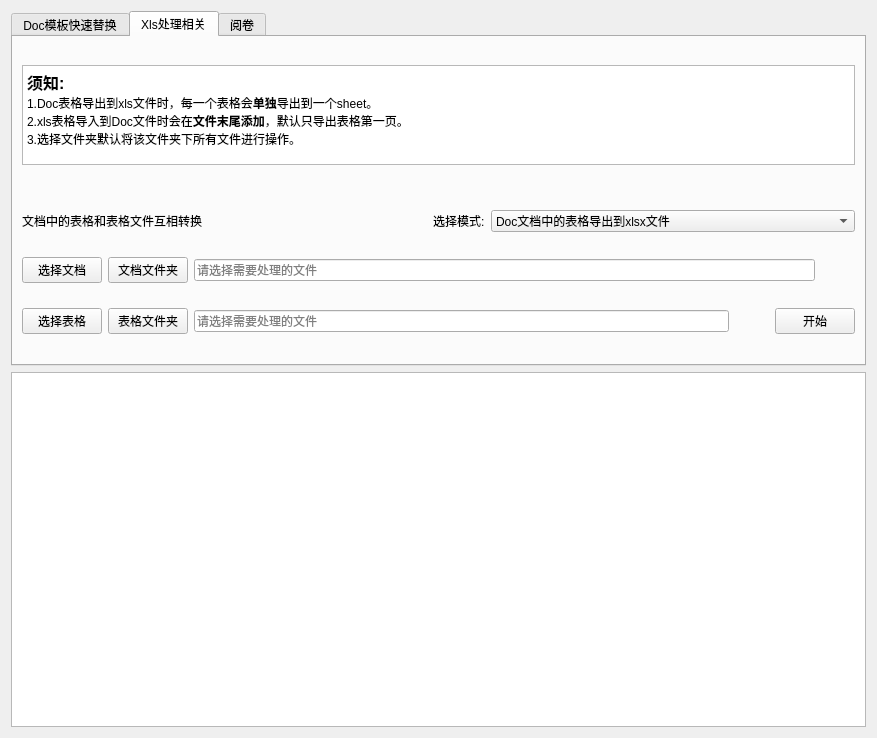
<?xml version="1.0" encoding="UTF-8"?>
<ui version="4.0">
 <class>Form</class>
 <widget class="QWidget" name="Form">
  <property name="geometry">
   <rect>
    <x>0</x>
    <y>0</y>
    <width>877</width>
    <height>738</height>
   </rect>
  </property>
  <property name="windowTitle">
   <string>Form</string>
  </property>
  <layout class="QHBoxLayout" name="horizontalLayout_6">
   <item>
    <layout class="QVBoxLayout" name="verticalLayout_3">
     <item>
      <widget class="QTabWidget" name="tabWidget">
       <property name="currentIndex">
        <number>1</number>
       </property>
       <widget class="QWidget" name="tab">
        <attribute name="title">
         <string>Doc模板快速替换</string>
        </attribute>
        <layout class="QVBoxLayout" name="verticalLayout">
         <item>
          <widget class="QTextBrowser" name="textBrowser_2">
           <property name="sizePolicy">
            <sizepolicy hsizetype="Expanding" vsizetype="Fixed">
             <horstretch>0</horstretch>
             <verstretch>0</verstretch>
            </sizepolicy>
           </property>
           <property name="maximumSize">
            <size>
             <width>16777215</width>
             <height>100</height>
            </size>
           </property>
           <property name="html">
            <string>&lt;!DOCTYPE HTML PUBLIC &quot;-//W3C//DTD HTML 4.0//EN&quot; &quot;http://www.w3.org/TR/REC-html40/strict.dtd&quot;&gt;
&lt;html&gt;&lt;head&gt;&lt;meta name=&quot;qrichtext&quot; content=&quot;1&quot; /&gt;&lt;style type=&quot;text/css&quot;&gt;
p, li { white-space: pre-wrap; }
&lt;/style&gt;&lt;/head&gt;&lt;body style=&quot; font-family:'SimSun'; font-size:9pt; font-weight:400; font-style:normal;&quot;&gt;
&lt;p style=&quot; margin-top:0px; margin-bottom:0px; margin-left:0px; margin-right:0px; -qt-block-indent:0; text-indent:0px;&quot;&gt;&lt;span style=&quot; font-size:12pt; font-weight:600;&quot;&gt;须知:&lt;/span&gt;&lt;/p&gt;
&lt;p style=&quot; margin-top:0px; margin-bottom:0px; margin-left:0px; margin-right:0px; -qt-block-indent:0; text-indent:0px;&quot;&gt;1.由数据文件生成指定文件为一行为一个填充单元，也就是说数据文件的每一行都会生成与模板对应的文件。&lt;/p&gt;
&lt;p style=&quot; margin-top:0px; margin-bottom:0px; margin-left:0px; margin-right:0px; -qt-block-indent:0; text-indent:0px;&quot;&gt;2.&lt;span style=&quot; font-weight:600;&quot;&gt;数据必须按照先后顺序来填写&lt;/span&gt;，比如第一行的第二个数据就会用来替换第二个XXX。&lt;/p&gt;&lt;/body&gt;&lt;/html&gt;</string>
           </property>
          </widget>
         </item>
         <item>
          <layout class="QHBoxLayout" name="horizontalLayout_2">
           <item>
            <widget class="QLabel" name="label">
             <property name="text">
              <string>1.</string>
             </property>
            </widget>
           </item>
           <item>
            <widget class="QPushButton" name="selectDoc">
             <property name="text">
              <string>选择模板文件</string>
             </property>
            </widget>
           </item>
           <item>
            <widget class="QLineEdit" name="docfilename">
             <property name="readOnly">
              <bool>true</bool>
             </property>
             <property name="placeholderText">
              <string>请选择一个模板文件，支持*.docx</string>
             </property>
            </widget>
           </item>
           <item>
            <widget class="QLineEdit" name="replaceStr">
             <property name="sizePolicy">
              <sizepolicy hsizetype="Preferred" vsizetype="Fixed">
               <horstretch>0</horstretch>
               <verstretch>0</verstretch>
              </sizepolicy>
             </property>
             <property name="inputMask">
              <string/>
             </property>
             <property name="text">
              <string/>
             </property>
             <property name="placeholderText">
              <string>被替换字符,默认为XXX</string>
             </property>
            </widget>
           </item>
          </layout>
         </item>
         <item>
          <spacer name="verticalSpacer_2">
           <property name="orientation">
            <enum>Qt::Vertical</enum>
           </property>
           <property name="sizeType">
            <enum>QSizePolicy::Maximum</enum>
           </property>
           <property name="sizeHint" stdset="0">
            <size>
             <width>20</width>
             <height>40</height>
            </size>
           </property>
          </spacer>
         </item>
         <item>
          <layout class="QHBoxLayout" name="horizontalLayout_3">
           <item>
            <widget class="QLabel" name="label_2">
             <property name="text">
              <string>2.</string>
             </property>
            </widget>
           </item>
           <item>
            <widget class="QPushButton" name="selectXls">
             <property name="text">
              <string>选择数据文件</string>
             </property>
            </widget>
           </item>
           <item>
            <widget class="QLineEdit" name="xlsfilename">
             <property name="readOnly">
              <bool>true</bool>
             </property>
             <property name="placeholderText">
              <string>请选择一个表格数据文件，支持*xlsx</string>
             </property>
            </widget>
           </item>
          </layout>
         </item>
         <item>
          <spacer name="verticalSpacer">
           <property name="orientation">
            <enum>Qt::Vertical</enum>
           </property>
           <property name="sizeType">
            <enum>QSizePolicy::Maximum</enum>
           </property>
           <property name="sizeHint" stdset="0">
            <size>
             <width>20</width>
             <height>40</height>
            </size>
           </property>
          </spacer>
         </item>
         <item>
          <widget class="QPushButton" name="run_model_one">
           <property name="sizePolicy">
            <sizepolicy hsizetype="Minimum" vsizetype="Fixed">
             <horstretch>0</horstretch>
             <verstretch>1</verstretch>
            </sizepolicy>
           </property>
           <property name="minimumSize">
            <size>
             <width>0</width>
             <height>0</height>
            </size>
           </property>
           <property name="text">
            <string>生成</string>
           </property>
          </widget>
         </item>
        </layout>
       </widget>
       <widget class="QWidget" name="tab_2">
        <attribute name="title">
         <string>Xls处理相关</string>
        </attribute>
        <layout class="QVBoxLayout" name="verticalLayout_2">
         <item>
          <widget class="QTextBrowser" name="textBrowser_3">
           <property name="sizePolicy">
            <sizepolicy hsizetype="Expanding" vsizetype="Fixed">
             <horstretch>0</horstretch>
             <verstretch>0</verstretch>
            </sizepolicy>
           </property>
           <property name="maximumSize">
            <size>
             <width>16777215</width>
             <height>100</height>
            </size>
           </property>
           <property name="html">
            <string>&lt;!DOCTYPE HTML PUBLIC &quot;-//W3C//DTD HTML 4.0//EN&quot; &quot;http://www.w3.org/TR/REC-html40/strict.dtd&quot;&gt;
&lt;html&gt;&lt;head&gt;&lt;meta name=&quot;qrichtext&quot; content=&quot;1&quot; /&gt;&lt;style type=&quot;text/css&quot;&gt;
p, li { white-space: pre-wrap; }
&lt;/style&gt;&lt;/head&gt;&lt;body style=&quot; font-family:'SimSun'; font-size:9pt; font-weight:400; font-style:normal;&quot;&gt;
&lt;p style=&quot; margin-top:0px; margin-bottom:0px; margin-left:0px; margin-right:0px; -qt-block-indent:0; text-indent:0px;&quot;&gt;&lt;span style=&quot; font-size:12pt; font-weight:600;&quot;&gt;须知:&lt;/span&gt;&lt;/p&gt;
&lt;p style=&quot; margin-top:0px; margin-bottom:0px; margin-left:0px; margin-right:0px; -qt-block-indent:0; text-indent:0px;&quot;&gt;1.Doc表格导出到xls文件时，每一个表格会&lt;span style=&quot; font-weight:600;&quot;&gt;单独&lt;/span&gt;导出到一个sheet。&lt;/p&gt;
&lt;p style=&quot; margin-top:0px; margin-bottom:0px; margin-left:0px; margin-right:0px; -qt-block-indent:0; text-indent:0px;&quot;&gt;2.xls表格导入到Doc文件时会在&lt;span style=&quot; font-weight:600;&quot;&gt;文件末尾添加&lt;/span&gt;，默认只导出表格第一页。&lt;/p&gt;
&lt;p style=&quot; margin-top:0px; margin-bottom:0px; margin-left:0px; margin-right:0px; -qt-block-indent:0; text-indent:0px;&quot;&gt;3.选择文件夹默认将该文件夹下所有文件进行操作。&lt;/p&gt;&lt;/body&gt;&lt;/html&gt;</string>
           </property>
          </widget>
         </item>
         <item>
          <spacer name="verticalSpacer_5">
           <property name="orientation">
            <enum>Qt::Vertical</enum>
           </property>
           <property name="sizeType">
            <enum>QSizePolicy::Fixed</enum>
           </property>
           <property name="sizeHint" stdset="0">
            <size>
             <width>20</width>
             <height>20</height>
            </size>
           </property>
          </spacer>
         </item>
         <item>
          <layout class="QHBoxLayout" name="horizontalLayout_5">
           <item>
            <widget class="QLabel" name="label_3">
             <property name="sizePolicy">
              <sizepolicy hsizetype="Preferred" vsizetype="Fixed">
               <horstretch>0</horstretch>
               <verstretch>0</verstretch>
              </sizepolicy>
             </property>
             <property name="text">
              <string>文档中的表格和表格文件互相转换</string>
             </property>
            </widget>
           </item>
           <item>
            <spacer name="horizontalSpacer_3">
             <property name="orientation">
              <enum>Qt::Horizontal</enum>
             </property>
             <property name="sizeType">
              <enum>QSizePolicy::Fixed</enum>
             </property>
             <property name="sizeHint" stdset="0">
              <size>
               <width>40</width>
               <height>20</height>
              </size>
             </property>
            </spacer>
           </item>
           <item>
            <widget class="QLabel" name="label_4">
             <property name="sizePolicy">
              <sizepolicy hsizetype="Fixed" vsizetype="Preferred">
               <horstretch>0</horstretch>
               <verstretch>0</verstretch>
              </sizepolicy>
             </property>
             <property name="text">
              <string>选择模式:</string>
             </property>
            </widget>
           </item>
           <item>
            <widget class="QComboBox" name="model_two_combox">
             <property name="sizePolicy">
              <sizepolicy hsizetype="Preferred" vsizetype="Fixed">
               <horstretch>0</horstretch>
               <verstretch>0</verstretch>
              </sizepolicy>
             </property>
             <item>
              <property name="text">
               <string>Doc文档中的表格导出到xlsx文件</string>
              </property>
             </item>
             <item>
              <property name="text">
               <string>Xlsx文件表格写入Doc</string>
              </property>
             </item>
             <item>
              <property name="text">
               <string>表格合并(默认合并文件夹下所有表格文件)</string>
              </property>
             </item>
             <item>
              <property name="text">
               <string>xls表格拆分(每一个sheet拆分成一个文件)</string>
              </property>
             </item>
             <item>
              <property name="text">
               <string>简历导出</string>
              </property>
             </item>
            </widget>
           </item>
          </layout>
         </item>
         <item>
          <layout class="QHBoxLayout" name="horizontalLayout_4">
           <item>
            <widget class="QPushButton" name="selectDoc_2">
             <property name="text">
              <string>选择文档</string>
             </property>
            </widget>
           </item>
           <item>
            <widget class="QPushButton" name="selectDocDir">
             <property name="text">
              <string>文档文件夹</string>
             </property>
            </widget>
           </item>
           <item>
            <widget class="QLineEdit" name="docfilename_2">
             <property name="sizePolicy">
              <sizepolicy hsizetype="Expanding" vsizetype="Fixed">
               <horstretch>0</horstretch>
               <verstretch>0</verstretch>
              </sizepolicy>
             </property>
             <property name="readOnly">
              <bool>true</bool>
             </property>
             <property name="placeholderText">
              <string>请选择需要处理的文件</string>
             </property>
            </widget>
           </item>
           <item>
            <spacer name="horizontalSpacer">
             <property name="orientation">
              <enum>Qt::Horizontal</enum>
             </property>
             <property name="sizeType">
              <enum>QSizePolicy::Fixed</enum>
             </property>
             <property name="sizeHint" stdset="0">
              <size>
               <width>40</width>
               <height>20</height>
              </size>
             </property>
            </spacer>
           </item>
          </layout>
         </item>
         <item>
          <layout class="QHBoxLayout" name="horizontalLayout_7">
           <item>
            <widget class="QPushButton" name="selectXls_2">
             <property name="text">
              <string>选择表格</string>
             </property>
            </widget>
           </item>
           <item>
            <widget class="QPushButton" name="selectXlsDir">
             <property name="text">
              <string>表格文件夹</string>
             </property>
            </widget>
           </item>
           <item>
            <widget class="QLineEdit" name="xlsfilename_2">
             <property name="sizePolicy">
              <sizepolicy hsizetype="Expanding" vsizetype="Fixed">
               <horstretch>0</horstretch>
               <verstretch>0</verstretch>
              </sizepolicy>
             </property>
             <property name="readOnly">
              <bool>true</bool>
             </property>
             <property name="placeholderText">
              <string>请选择需要处理的文件</string>
             </property>
            </widget>
           </item>
           <item>
            <spacer name="horizontalSpacer_2">
             <property name="orientation">
              <enum>Qt::Horizontal</enum>
             </property>
             <property name="sizeType">
              <enum>QSizePolicy::Fixed</enum>
             </property>
             <property name="sizeHint" stdset="0">
              <size>
               <width>40</width>
               <height>20</height>
              </size>
             </property>
            </spacer>
           </item>
           <item>
            <widget class="QPushButton" name="run_model_two">
             <property name="text">
              <string>开始</string>
             </property>
            </widget>
           </item>
          </layout>
         </item>
        </layout>
       </widget>
       <widget class="QWidget" name="tab_3">
        <attribute name="title">
         <string>阅卷</string>
        </attribute>
        <layout class="QVBoxLayout" name="verticalLayout_4">
         <item>
          <widget class="QTextBrowser" name="textBrowser">
           <property name="sizePolicy">
            <sizepolicy hsizetype="Expanding" vsizetype="Fixed">
             <horstretch>0</horstretch>
             <verstretch>0</verstretch>
            </sizepolicy>
           </property>
           <property name="maximumSize">
            <size>
             <width>16777215</width>
             <height>130</height>
            </size>
           </property>
           <property name="font">
            <font>
             <family>黑体</family>
             <pointsize>10</pointsize>
            </font>
           </property>
           <property name="html">
            <string>&lt;!DOCTYPE HTML PUBLIC &quot;-//W3C//DTD HTML 4.0//EN&quot; &quot;http://www.w3.org/TR/REC-html40/strict.dtd&quot;&gt;
&lt;html&gt;&lt;head&gt;&lt;meta name=&quot;qrichtext&quot; content=&quot;1&quot; /&gt;&lt;style type=&quot;text/css&quot;&gt;
p, li { white-space: pre-wrap; }
&lt;/style&gt;&lt;/head&gt;&lt;body style=&quot; font-family:'黑体'; font-size:10pt; font-weight:400; font-style:normal;&quot;&gt;
&lt;p align=&quot;center&quot; style=&quot; margin-top:0px; margin-bottom:0px; margin-left:0px; margin-right:0px; -qt-block-indent:0; text-indent:0px;&quot;&gt;&lt;span style=&quot; font-family:'SimSun'; font-size:14pt;&quot;&gt;格式须知:&lt;/span&gt;&lt;/p&gt;
&lt;p align=&quot;center&quot; style=&quot; margin-top:0px; margin-bottom:0px; margin-left:0px; margin-right:0px; -qt-block-indent:0; text-indent:0px;&quot;&gt;&lt;span style=&quot; font-family:'SimSun'; font-size:9pt; font-weight:600;&quot;&gt;1.第一行为答案，一个空一个答案。&lt;/span&gt;&lt;/p&gt;
&lt;p align=&quot;center&quot; style=&quot; margin-top:0px; margin-bottom:0px; margin-left:0px; margin-right:0px; -qt-block-indent:0; text-indent:0px;&quot;&gt;&lt;span style=&quot; font-family:'SimSun'; font-size:9pt; font-weight:600;&quot;&gt;2.第二行代表分值，数字类型。&lt;/span&gt;&lt;/p&gt;
&lt;p align=&quot;center&quot; style=&quot; margin-top:0px; margin-bottom:0px; margin-left:0px; margin-right:0px; -qt-block-indent:0; text-indent:0px;&quot;&gt;&lt;span style=&quot; font-family:'SimSun'; font-size:9pt; font-weight:600;&quot;&gt;3.答案要和分值对应。&lt;/span&gt;&lt;/p&gt;
&lt;p align=&quot;center&quot; style=&quot; margin-top:0px; margin-bottom:0px; margin-left:0px; margin-right:0px; -qt-block-indent:0; text-indent:0px;&quot;&gt;&lt;span style=&quot; font-family:'SimSun'; font-size:9pt; font-weight:600;&quot;&gt;4.最终的总分会出现在最后一列。&lt;/span&gt;&lt;/p&gt;
&lt;p align=&quot;center&quot; style=&quot; margin-top:0px; margin-bottom:0px; margin-left:0px; margin-right:0px; -qt-block-indent:0; text-indent:0px;&quot;&gt;&lt;span style=&quot; font-family:'SimSun'; font-size:9pt; font-weight:600;&quot;&gt;5.选择文件夹默认会将文件夹下所有表格文件进行计算。&lt;/span&gt;&lt;/p&gt;&lt;/body&gt;&lt;/html&gt;</string>
           </property>
          </widget>
         </item>
         <item>
          <spacer name="verticalSpacer_3">
           <property name="orientation">
            <enum>Qt::Vertical</enum>
           </property>
           <property name="sizeHint" stdset="0">
            <size>
             <width>20</width>
             <height>40</height>
            </size>
           </property>
          </spacer>
         </item>
         <item>
          <layout class="QHBoxLayout" name="horizontalLayout">
           <item>
            <widget class="QPushButton" name="selectXls_3">
             <property name="text">
              <string>选择处理文件</string>
             </property>
            </widget>
           </item>
           <item>
            <widget class="QPushButton" name="selectXlsDir_2">
             <property name="text">
              <string>选择文件夹</string>
             </property>
            </widget>
           </item>
           <item>
            <widget class="QLineEdit" name="xlsfilename_3">
             <property name="readOnly">
              <bool>true</bool>
             </property>
             <property name="placeholderText">
              <string>选择要处理的表格文件，支持*.xls;*.xlsx;文件夹</string>
             </property>
            </widget>
           </item>
           <item>
            <spacer name="horizontalSpacer_4">
             <property name="orientation">
              <enum>Qt::Horizontal</enum>
             </property>
             <property name="sizeType">
              <enum>QSizePolicy::Fixed</enum>
             </property>
             <property name="sizeHint" stdset="0">
              <size>
               <width>40</width>
               <height>20</height>
              </size>
             </property>
            </spacer>
           </item>
           <item>
            <widget class="QPushButton" name="run_model_three">
             <property name="text">
              <string>开始处理</string>
             </property>
            </widget>
           </item>
          </layout>
         </item>
         <item>
          <spacer name="verticalSpacer_4">
           <property name="orientation">
            <enum>Qt::Vertical</enum>
           </property>
           <property name="sizeHint" stdset="0">
            <size>
             <width>20</width>
             <height>40</height>
            </size>
           </property>
          </spacer>
         </item>
        </layout>
       </widget>
      </widget>
     </item>
     <item>
      <widget class="QTextBrowser" name="outputText_model_one">
       <property name="font">
        <font>
         <family>黑体</family>
         <pointsize>9</pointsize>
        </font>
       </property>
      </widget>
     </item>
    </layout>
   </item>
  </layout>
 </widget>
 <resources/>
 <connections/>
</ui>
